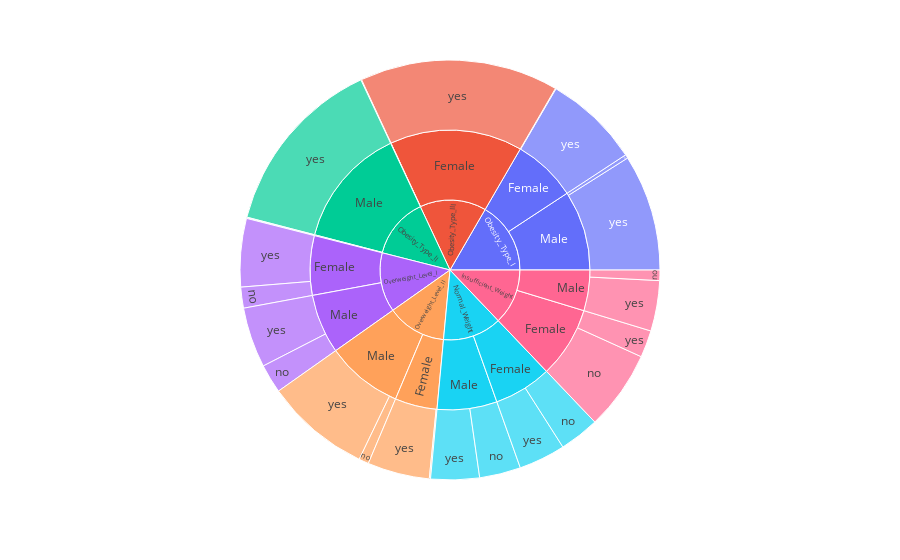

Notebook code for this chart:
### Code cell
#Interractive plot representing the history of the family with overweight according to the following tree structure :
#Weight categories--> Gender --> family history with overweight
fig = px.sunburst(df, path=['NObeyesdad', 'Gender', 'family_history_with_overweight'])
fig.show()

### Figure 1 — Plotly figure (JSON) as saved in the notebook; plotly's stock layout.template omitted (floating-point values rounded to 4 significant figures)
{"data": [{"branchvalues": "total", "domain": {"x": [0, 1], "y": [0, 1]}, "hovertemplate": "labels=%{label}<br>count=%{value}<br>parent=%{parent}<br>id=%{id}<extra></extra>", "ids": ["Insufficient_Weight/Female/no", "Normal_Weight/Female/no", "Obesity_Type_I/Female/no", "Obesity_Type_II/Female/no", "Overweight_Level_I/Female/no", "Overweight_Level_II/Female/no", "Insufficient_Weight/Male/no", "Normal_Weight/Male/no", "Obesity_Type_I/Male/no", "Overweight_Level_I/Male/no", "Overweight_Level_II/Male/no", "Insufficient_Weight/Female/yes", "Normal_Weight/Female/yes", "Obesity_Type_I/Female/yes", "Obesity_Type_II/Female/yes", "Obesity_Type_III/Female/yes", "Overweight_Level_I/Female/yes", "Overweight_Level_II/Female/yes", "Insufficient_Weight/Male/yes", "Normal_Weight/Male/yes", "Obesity_Type_I/Male/yes", "Obesity_Type_II/Male/yes", "Obesity_Type_III/Male/yes", "Overweight_Level_I/Male/yes", "Overweight_Level_II/Male/yes", "Insufficient_Weight/Female", "Normal_Weight/Female", "Obesity_Type_I/Female", "Obesity_Type_II/Female", "Obesity_Type_III/Female", "Overweight_Level_I/Female", "Overweight_Level_II/Female", "Insufficient_Weight/Male", "Normal_Weight/Male", "Obesity_Type_I/Male", "Obesity_Type_II/Male", "Obesity_Type_III/Male", "Overweight_Level_I/Male", "Overweight_Level_II/Male", "Insufficient_Weight", "Normal_Weight", "Obesity_Type_I", "Obesity_Type_II", "Obesity_Type_III", "Overweight_Level_I", "Overweight_Level_II"], "labels": ["no", "no", "no", "no", "no", "no", "no", "no", "no", "no", "no", "yes", "yes", "yes", "yes", "yes", "yes", "yes", "yes", "yes", "yes", "yes", "yes", "yes", "yes", "Female", "Female", "Female", "Female", "Female", "Female", "Female", "Male", "Male", "Male", "Male", "Male", "Male", "Male", "Insufficient_Weight", "Normal_Weight", "Obesity_Type_I", "Obesity_Type_II", "Obesity_Type_III", "Overweight_Level_I", "Overweight_Level_II"], "name": "", "parents": ["Insufficient_Weight/Female", "Normal_Weight/Female", "Obesity_Type_I/Female", "Obesity_Type_II/Female", "Overweight_Level_I/Female", "Overweight_Level_II/Female", "Insufficient_Weight/Male", "Normal_Weight/Male", "Obesity_Type_I/Male", "Overweight_Level_I/Male", "Overweight_Level_II/Male", "Insufficient_Weight/Female", "Normal_Weight/Female", "Obesity_Type_I/Female", "Obesity_Type_II/Female", "Obesity_Type_III/Female", "Overweight_Level_I/Female", "Overweight_Level_II/Female", "Insufficient_Weight/Male", "Normal_Weight/Male", "Obesity_Type_I/Male", "Obesity_Type_II/Male", "Obesity_Type_III/Male", "Overweight_Level_I/Male", "Overweight_Level_II/Male", "Insufficient_Weight", "Normal_Weight", "Obesity_Type_I", "Obesity_Type_II", "Obesity_Type_III", "Overweight_Level_I", "Overweight_Level_II", "Insufficient_Weight", "Normal_Weight", "Obesity_Type_I", "Obesity_Type_II", "Obesity_Type_III", "Overweight_Level_I", "Overweight_Level_II", "", "", "", "", "", "", ""], "type": "sunburst", "values": [129, 65, 1, 1, 34, 2, 17, 67, 6, 47, 16, 44, 76, 155, 1, 323, 111, 101, 82, 79, 189, 295, 1, 98, 171, 173, 141, 156, 2, 323, 145, 103, 99, 146, 195, 295, 1, 145, 187, 272, 287, 351, 297, 324, 290, 290]}], "layout": {"legend": {"tracegroupgap": 0}, "margin": {"t": 60}}}
